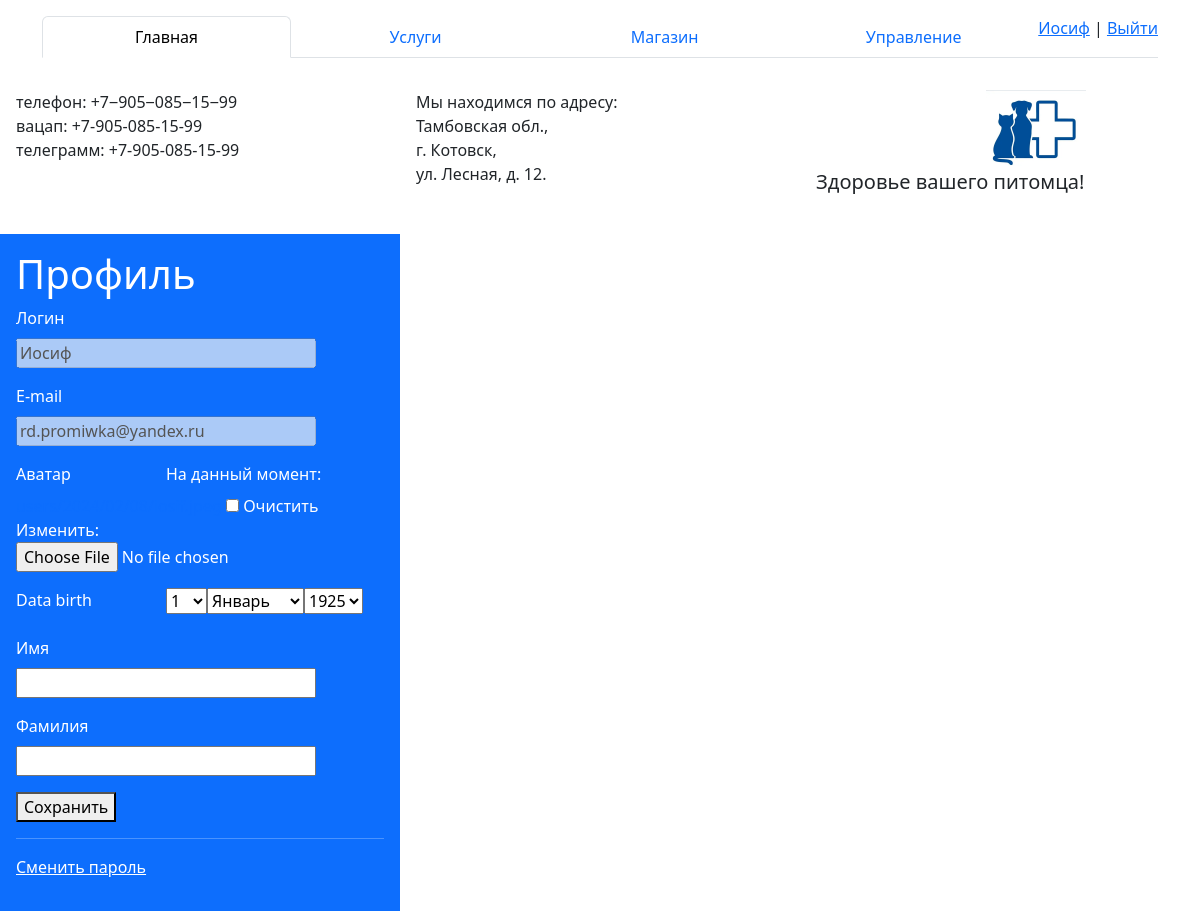
/users/profile/ (signed in), run on the app's committed database.
### users/models.py (models this page shows)
class User(AbstractUser):
    photo = models.ImageField(upload_to='users/%Y/%m/%d/', blank=True, null=True,verbose_name='Фотография') # по идее должно автоматически после миграции создаться папка медея для сохранения фотографий
    date_birth = models.DateTimeField(blank=True, null=True, verbose_name='Дата рождения')

### users/views.py (the view, shortened to what this page needs)
# urls.py: path('profile/', views.ProfileUser.as_view(), name='profile'),
class ProfileUser(LoginRequiredMixin, UpdateView): # класс представления изменений профиля пользователя
    model = get_user_model() # берем из самого джанго
    form_class = ProfileUserForm
    template_name = 'users/profile.html'
    extra_context = {'title': 'Профиль пользователя'}
    def get_object(self, queryset=None): # метод защита, чтобы редактировать профиль мог только пользователь-хозяин профиля
        return self.request.user

### users/forms.py
class ProfileUserForm(forms.ModelForm): #редактирование собственного профиля на моделе, так как связано с моделью, для создания профиля пользователя
    username = forms.CharField(disabled=True, label='Логин', widget=forms.TextInput(attrs={'class': 'form-input'})) # disabled - (отключеный), чтобы невозможно было изменять параметр
    email = forms.CharField(disabled=True, label='E-mail', widget=forms.TextInput(attrs={'class': 'form-input'}))
    this_year = datetime.date.today().year
    data_birth = forms.DateField(widget=forms.SelectDateWidget(years=tuple(range(this_year - 100, this_year - 5))))
    class Meta:
        model = get_user_model() # связываем с текущей моделью
        fields = ['username', 'email',  'photo', 'data_birth',  'first_name', 'last_name'] # поля отображения
        labels = { # названия полей
            'first_name': 'Имя',
            'last_name': 'Фамилия',
            'photo': 'Аватар',
            'data_birth': 'Дата рождения',
        }
        widgets = { # настройки полей
            'first_name': forms.TextInput(attrs={'class': 'form-input'}),
            'last_name': forms.TextInput(attrs={'class': 'form-input'}),
        }

### users/templates/users/profile.html (shortened to what this page needs)
{% block menu %}
    {% include 'clinic/includes/block_menu.html' %}
{% endblock menu %}
{% block content %}
<div class="container-fluid mt-3">
  <div class="row">
    <div class="col-sm-4 p-3 bg-primary text-white">
    <h1>Профиль</h1>
    <form action="" method="post" enctype="multipart/form-data">
    {% for f in form %}
        <p><label class="form-label" for="{{ f.id_for_label }}">{{ f.label }}</label>{{ f }}</p>
    {% endfor %}
    <p><button type="submit">Сохранить</button></p>
    </form>
    <hr>
    <p><a href="{% url 'users:password_change' %}" style="color: white">Сменить пароль</a></p>
    </div>
      <div class="col-sm-8 p-3 text-white">    </div>
    </div>
  </div>
{% endblock content %}

### templates/clinic/includes/block_menu.html (shortened to what this page needs)
{% load static %}
    <!DOCTYPE html>
<html lang="en">
<head>
    <link href="https://cdn.jsdelivr.net/npm/bootstrap@5.3.2/dist/css/bootstrap.min.css" rel="stylesheet">
    <link rel="stylesheet" href="{% static 'css/index.css' %}">
</head>
    <nav class="container mt-3">
        <ul class="nav nav-tabs nav-justified">
            <li class="nav-item">
                <a class="nav-link active" href="{% url 'home' %}">Главная</a>
            </li>
            <li class="nav-item">
                <a class="nav-link" href="{% url 'services' %}">Услуги</a>
            </li>
            <li class="nav-item">
                <a class="nav-link" href="{% url 'shop:home_shop' %}">Магазин</a>
            </li>
            <li class="nav-item">
                <a class="nav-link" href="{% url 'admin:index' %}">Управление</a>
            </li>
            {% if user.is_authenticated %}
                 <li class="last"><a href="{% url 'users:profile' %}">{{ user.username }}</a> | <a href="{% url 'users:logout' %}">Выйти</a></li>
            {% else %}
                <li class="nav-item"><a href="{% url 'users:login' %}">Войти</a> | <a href="{% url 'users:register' %}">Регистрация</a></li>
            {% endif %}
            </ul>
    </nav>
<div class="container-fluid mt-3">
  <div class="row">
        <div class="col p-3 text-bg-color">
            телефон: +7‒905‒085‒15‒99<br/>
            вацап: +7-905-085-15-99<br/>
            телеграмм: +7-905-085-15-99<br/>
        </div>
        <div class="col p-3 text-bg-color">
            <p>Мы находимся по адресу:<br/> Тамбовская обл.,<br/> г. Котовск,<br/> ул. Лесная, д. 12.</p>
        </div>
        <div class="col p-3 text-bg-color">
            <img src="{% static 'clinic/img/logo_link/logo1.png' %}" alt="Foto logo" width="100" style="margin-left: 170px">
            <h5>Здоровье вашего питомца!</h5>
        </div>
    </div>
</div>

### clinic/static/css/index.css (style rules this page uses)
.form-input { width: 300px; font-size: 16px; }
.form-label { display: inline-block; min-width: 150px; vertical-align: top; }

### data on the page
User: username "Иосиф", form "Иосиф" "rd.promiwka@yandex.ru"

### other printed values
{{ f.label }} "Логин" "E-mail" "Аватар" "Data birth" "Имя" "Фамилия"
